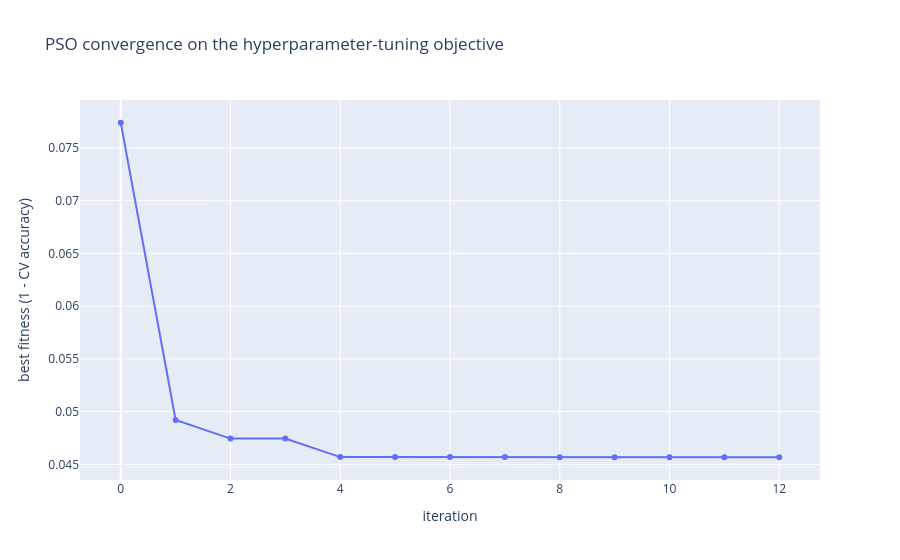

The notebook cell this image was saved under:
### Code cell
import plotly.graph_objects as go

fig = go.Figure(go.Scatter(y=result.fitness_history, mode='lines+markers'))
fig.update_layout(
    title='PSO convergence on the hyperparameter-tuning objective',
    xaxis_title='iteration',
    yaxis_title='best fitness (1 - CV accuracy)',
)
fig.show()

### Figure 1 — Plotly figure (JSON) as saved in the notebook; plotly's stock layout.template omitted (floating-point values rounded to 4 significant figures)
{"data": [{"mode": "lines+markers", "type": "scatter", "y": [0.07738, 0.04922, 0.04745, 0.04745, 0.04569, 0.04569, 0.04569, 0.04569, 0.04568, 0.04568, 0.04568, 0.04568, 0.04568]}], "layout": {"title": {"text": "PSO convergence on the hyperparameter-tuning objective"}, "xaxis": {"title": {"text": "iteration"}}, "yaxis": {"title": {"text": "best fitness (1 - CV accuracy)"}}}}
